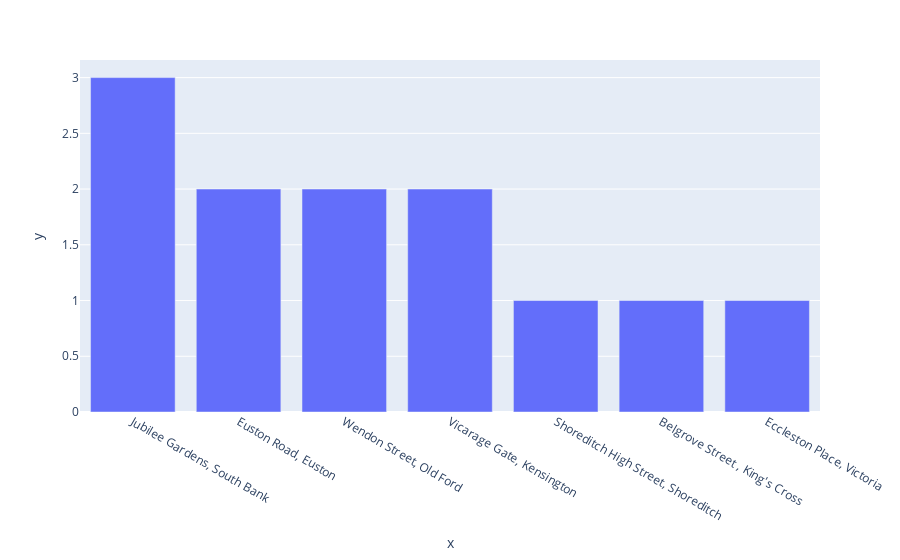

Notebook source saved alongside this figure:
### Code cell
# Most popular stations that are used to take bikes from
fig = px.bar(x=df['StartStation Name'].value_counts()[:7].index, y=df['StartStation Name'].value_counts()[:7].values)
fig.show()

### Figure 1 — Plotly figure (JSON) as saved in the notebook; plotly's stock layout.template omitted (floating-point values rounded to 4 significant figures)
{"data": [{"alignmentgroup": "True", "hovertemplate": "x=%{x}<br>y=%{y}<extra></extra>", "legendgroup": "", "marker": {"color": "#636efa", "pattern": {"shape": ""}}, "name": "", "offsetgroup": "", "orientation": "v", "showlegend": false, "textposition": "auto", "type": "bar", "x": ["Jubilee Gardens, South Bank", "Euston Road, Euston", "Wendon Street, Old Ford", "Vicarage Gate, Kensington", "Shoreditch High Street, Shoreditch", "Belgrove Street , King's Cross", "Eccleston Place, Victoria"], "xaxis": "x", "y": [3, 2, 2, 2, 1, 1, 1], "yaxis": "y"}], "layout": {"barmode": "relative", "legend": {"tracegroupgap": 0}, "margin": {"t": 60}, "xaxis": {"anchor": "y", "domain": [0, 1], "title": {"text": "x"}}, "yaxis": {"anchor": "x", "domain": [0, 1], "title": {"text": "y"}}}}
